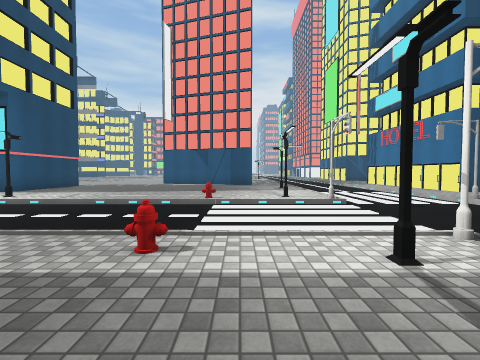
view 1 (above)

24 first-person views from a walk through a Unity game level. The camera is 1.4 m above the floor, tilts 2° down and sees 90° across. Doors are open. The floor is counted in squares, 2 m on a side. Each view is taken from the middle of a square. On the plan, view 1 faces up. The plan holds only what a view shows up to about 9 squares ahead; the rest is blank. The place goes on beyond the plan. The player character is not drawn. Surface patterns are stand-ins for the level's own textures.

view 2
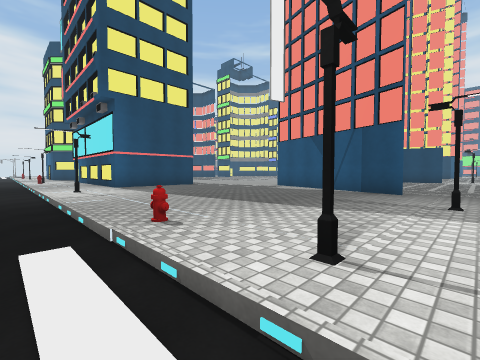

view 3
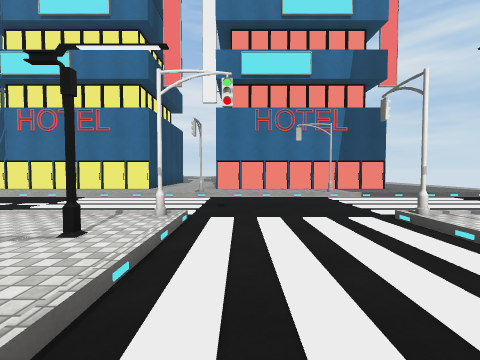

view 4
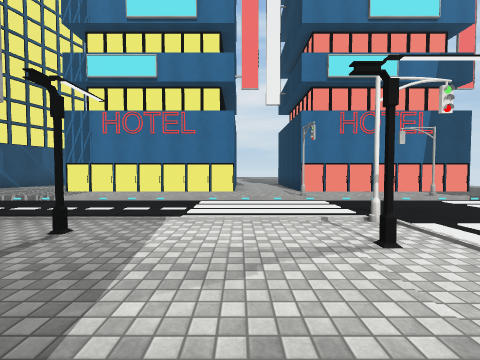

view 5
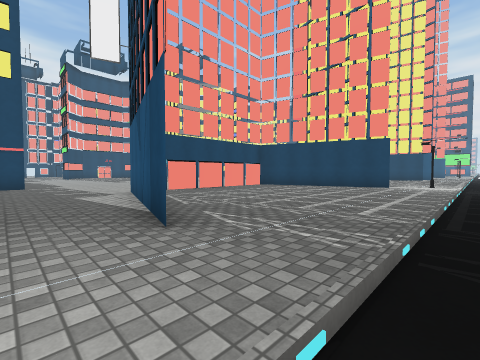

view 6
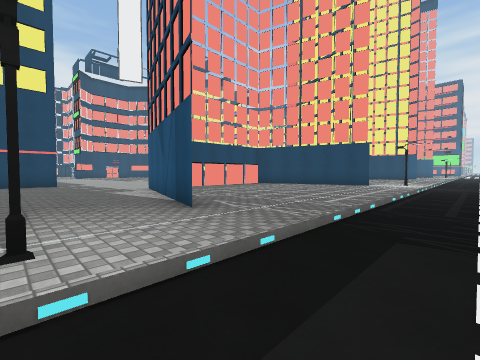

view 7
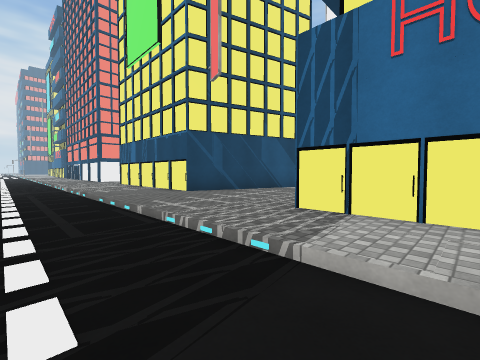

view 8
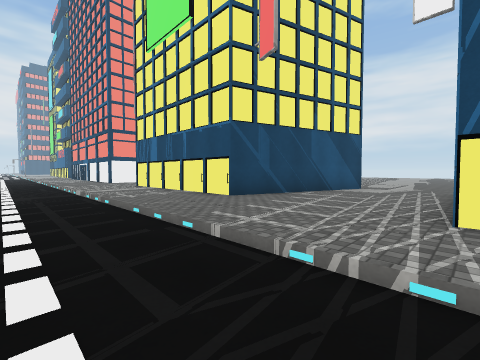

view 9
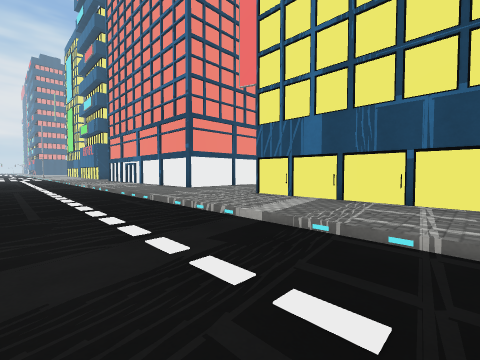

view 10
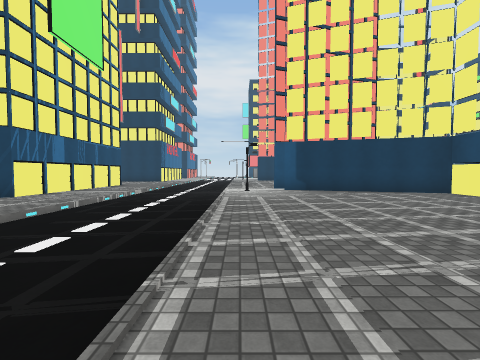

view 11
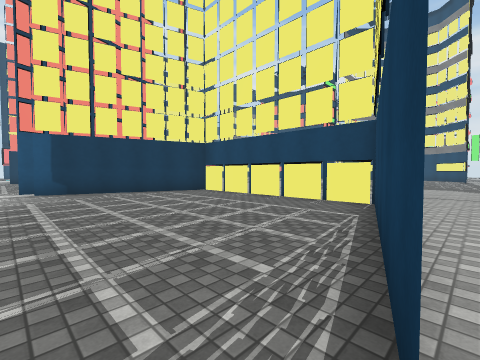

view 12
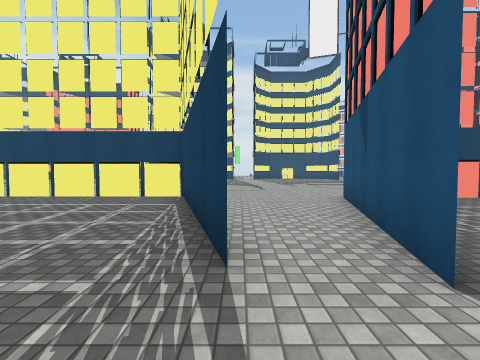

view 13
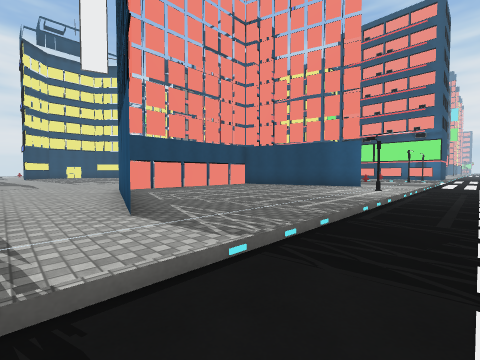

view 14
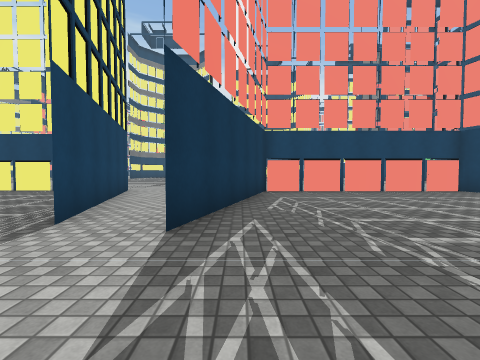

view 15
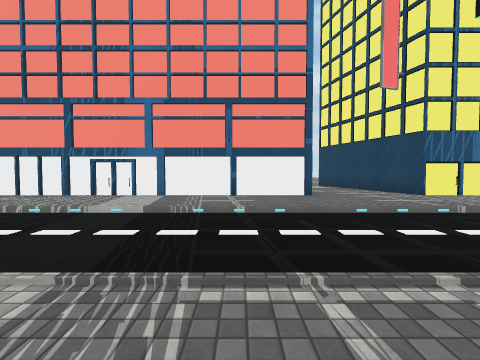

view 16
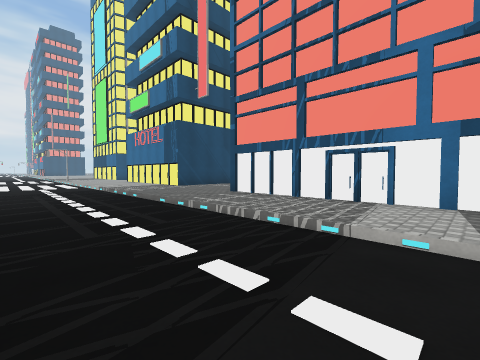

view 17
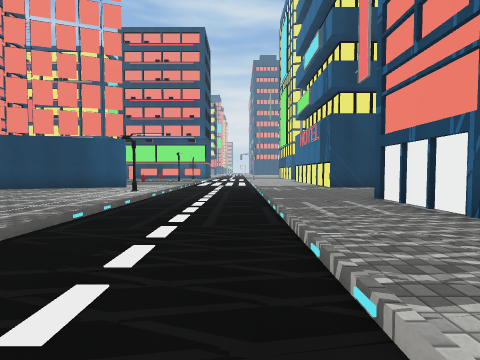

view 18
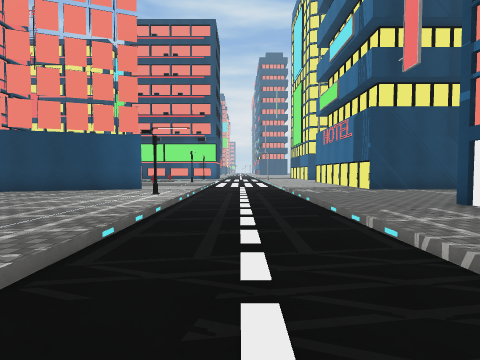

view 19
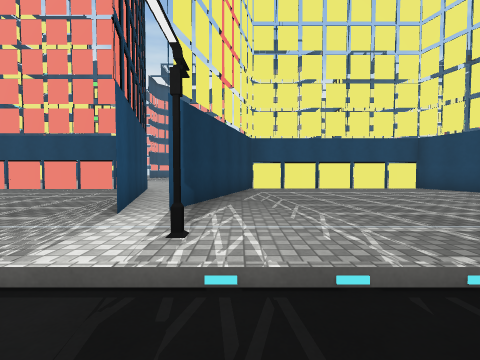

view 20
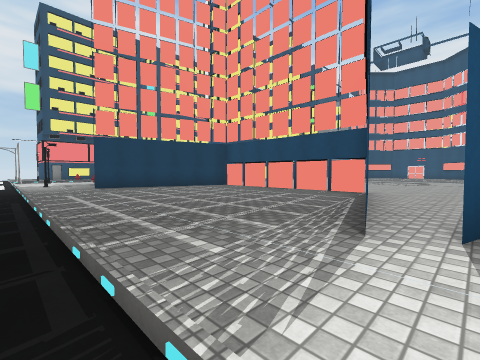

view 21
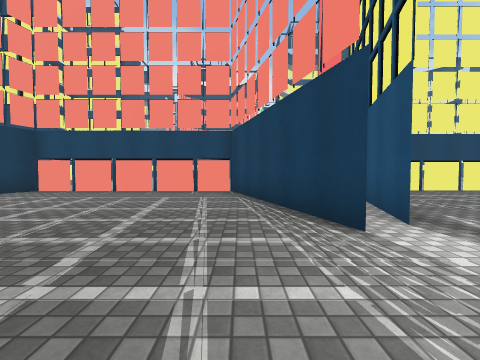

view 22
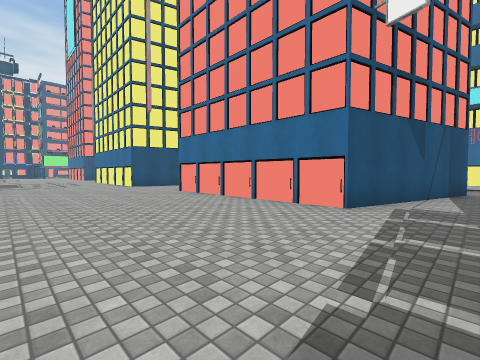

view 23
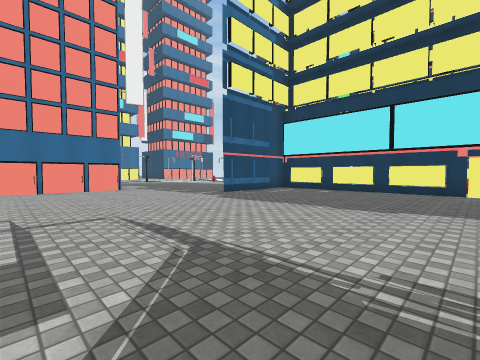

view 24
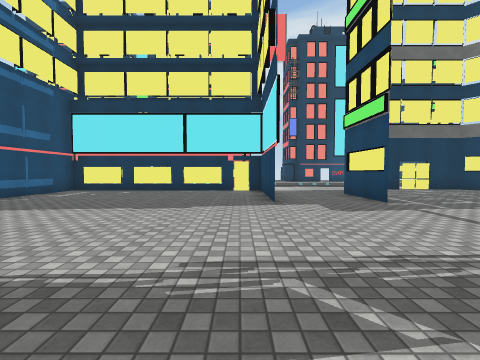

### Floor plan
Key: @ floor where view 1 was taken; # wall or solid block; x gap in a wall; . main floor; - floor 0.25 m lower than the main floor; / step, stairs or slope; O other object.
Columns run from 21 left of view 1 to 9 right of it. Each row starts with its distance up from view 1.
 42                       ..---...#
 41                    ###..---...#
 40                  ###....---....
 39                  #.....#---....
 38                  #......---....
 37                  #......---..#
 36                  #......---..#
 35                  #......---..#
 34               ...#......---..#
 33               ...#####..---..#
 32               .......x..---..#
 31           ..........##..---..#
 30           .......####...---..#
 29                .##......---..#
 28                 #.......---..#
 27                 #.......---....
 26                 #.......---....
 25                 #.......---..##
 24             ..  #.......---..#
 23             ... ####....---..x
 22             .......###.#---..#
 21             .......###..---..#
 20             .....###....---..#
 19             .....#......---..#
 18             .....#......---.. #
 17        ..........#......---....
 16       ...........#......---....
 15      ............#......---....
 14     .............#......---..#
 13    ..............#####..---..#
 12   ......................---..#
 11  ...#.#......#..........---..#
 10 ....#.#......#.........#---..#
  9 ... #.#......#...........-...#
  8     ..########...........-...#
  7             ...#......#..-....
  6            .........O//#.-.#.#
  5            ----------------..#
  4                  ----...---..#
  3                   ---------..#
  2                    .O....-.#.#
  1                     ... .-...#
  0                      @   -...#
 -1                           -...
 -2                             ..
 -3                             ..

Where each view was taken, in squares from view 1:
view 1: 0 up, 0 right, facing up
view 2: 5 up, 2 right, facing up-left
view 3: 5 up, 1 left, facing right
view 4: 8 up, 1 left, facing right
view 5: 11 up, 3 right, facing up-left
view 6: 10 up, 4 right, facing up-left
view 7: 12 up, 4 right, facing up-right
view 8: 14 up, 4 right, facing up-right
view 9: 20 up, 3 right, facing up-right
view 10: 31 up, 2 right, facing down
view 11: 31 up, 1 right, facing down-left
view 12: 31 up, 2 right, facing left
view 13: 31 up, 4 right, facing up-left
view 14: 33 up, 3 right, facing left
view 15: 30 up, 1 right, facing right
view 16: 32 up, 3 right, facing up-right
view 17: 32 up, 5 right, facing up
view 18: 33 up, 4 right, facing up
view 19: 23 up, 4 right, facing left
view 20: 22 up, 3 right, facing down-left
view 21: 20 up, 3 right, facing left
view 22: 12 up, 9 left, facing up-right
view 23: 17 up, 14 left, facing down-right
view 24: 17 up, 14 left, facing down
